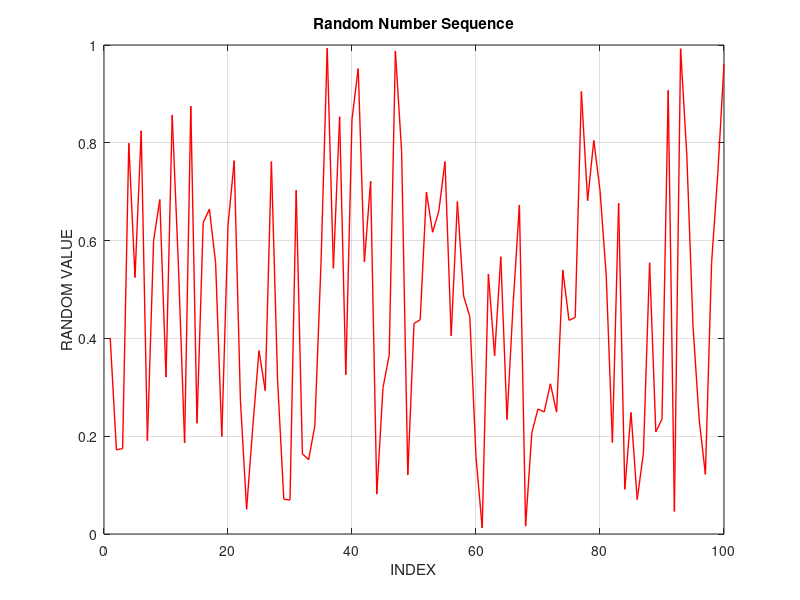

The MATLAB source for this figure:
N = 100;
random_numbers = rand(1, N);
figure;
plot(random_numbers, 'r-', 'LineWidth', 1)
xlabel('INDEX');
ylabel('RANDOM VALUE');
title('Random Number Sequence');
grid on;
